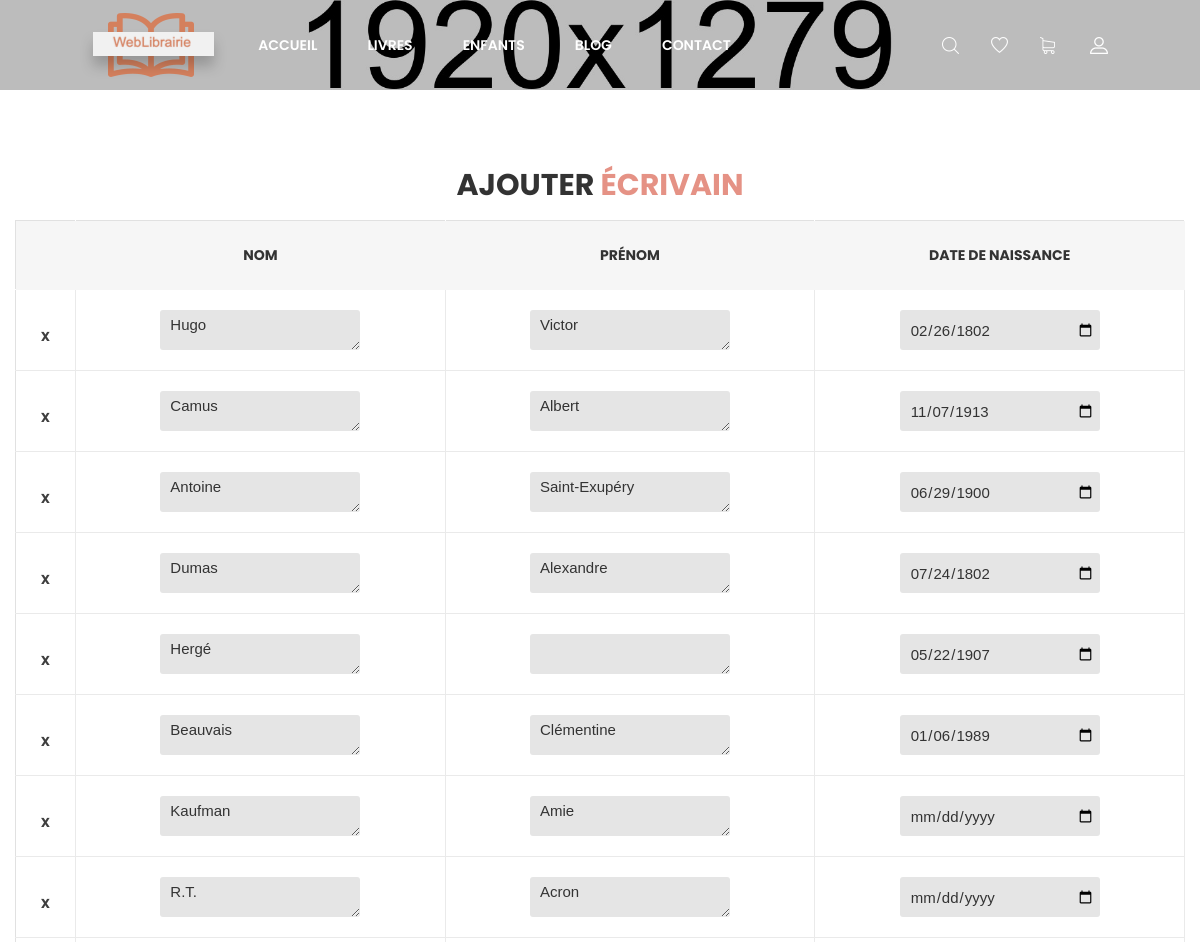
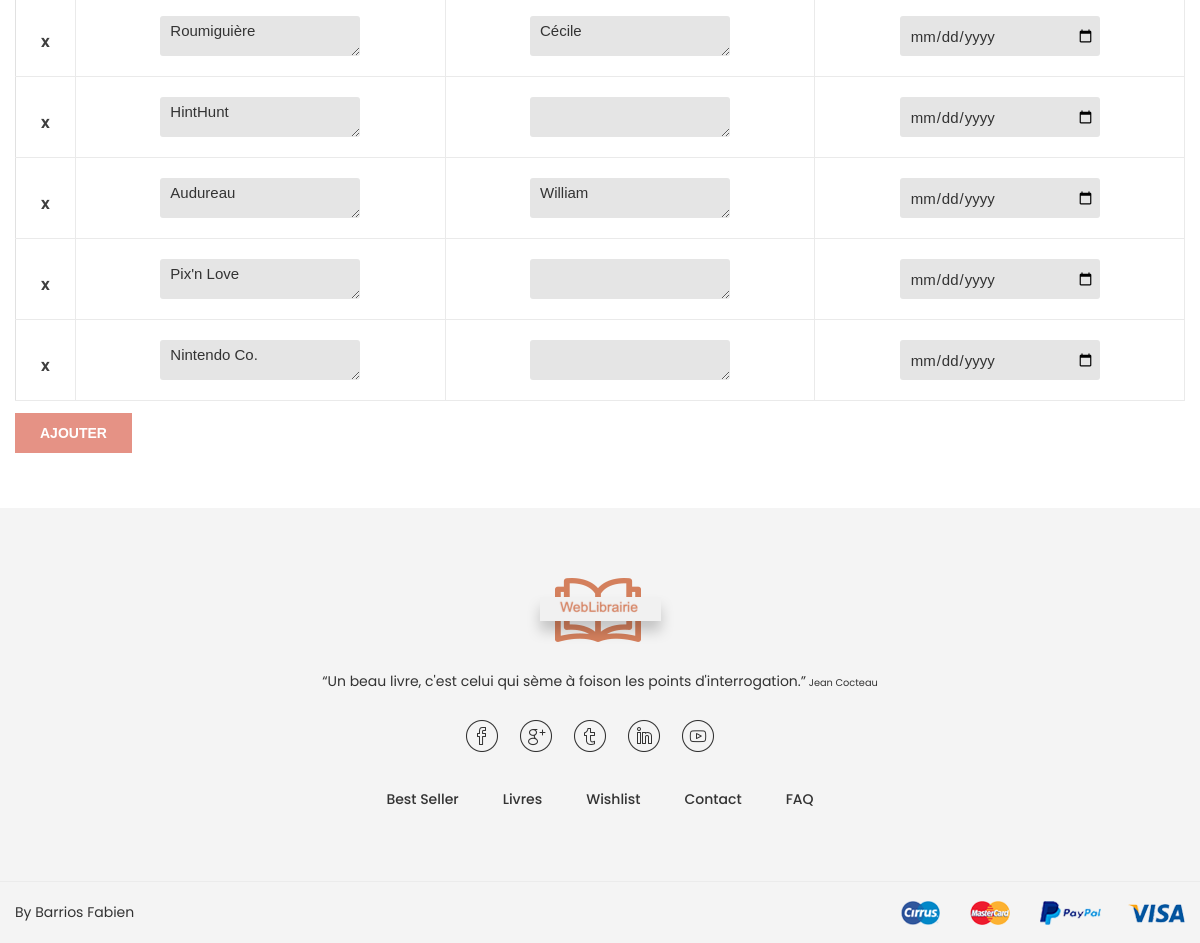
Page /v3/ajouterAuteur.php on the committed database (2 pictures, top to bottom).
### tables this page shows
CREATE TABLE `ECRIVAIN` (
  `ID` int(11) NOT NULL,
  `NOM` varchar(100) NOT NULL,
  `PRENOM` varchar(100) NOT NULL,
  `DT_NAISS` date DEFAULT NULL
);

### v3/Fonctions.php (called while the page is built, shortened)
<?php
function connectDB(){
    try{
        $db = new PDO('mysql:host=localhost;dbname=WeblibrairieVVA;charset=utf8', 'root', 'root');
        return $db;
    }
    catch (Exception $e){
        die('Erreur : '.$e->getMessage());
    }
}
function getAjouterAuteur(){
    $link = connectDB();
    $req = $link->query("select * from ECRIVAIN");
    return $req;
}
?>

### v3/ajouterAuteur.php (the view, shortened to what this page needs)
<!doctype html>
<html class="no-js" lang="zxx">
<head>
    <link rel="stylesheet" href="css/bootstrap.min.css">
    <link rel="stylesheet" href="css/plugins.css">
    <link rel="stylesheet" href="style.css">
    <link rel="stylesheet" href="css/custom.css">
    <?php include_once('Fonctions.php'); ?>
</head>
<body>
<div class="wrapper" id="wrapper">
    <header id="wn__header" class="oth-page header__area header__absolute sticky__header">
        <div class="container-fluid">
            <div class="row">
                <div class="col-md-6 col-sm-6 col-6 col-lg-2">
                    <div class="logo">
                        <a href="index.php">
                            <img src="images/logo/logo.png" alt="logo images">
                        </a>
                    </div>
                </div>
                <div class="col-lg-8 d-none d-lg-block">
                    <nav class="mainmenu__nav">
                        <ul class="meninmenu d-flex justify-content-start">
                            <li class="drop with--one--item"><a href="index.php">Accueil</a></li>
                            <li class="drop"><a href="shop-grid.php?categorie=Tout">Livres</a>
                            </li>
                            <li class="drop"><a href="shop-grid.php?categorie=Enfants">Enfants</a>
                            </li>
                            <li class="drop"><a href="blog.html">Blog</a>
                            </li>
                            <li><a href="contact.html">Contact</a></li>
                        </ul>
                    </nav>
                </div>
                <div class="col-md-6 col-sm-6 col-6 col-lg-2">
                    <ul class="header__sidebar__right d-flex justify-content-end align-items-center">
                        <li class="shop_search"><a class="search__active" href="#"></a></li>
                        <?php if(!isset($_SESSION['Usercompte'])): ?>
                        <li class="wishlist"><a href="wishlist.php"></a></li>
                        <li class="shopcart"><a class="cartbox_active" href=""></a>
                            <?php endif; ?>
                        </li>
                        <li class="setting__bar__icon"><a class="setting__active" href="#"></a>
                        </li>
                    </ul>
                </div>
            </div>
        </div>
    </header>
    <div class="ht__bradcaump__area bg-image--6" style="padding-top: 45px; padding-bottom: 45px;">
    </div>
    <section class="my_account_area pt--80 pb--55 bg--white">
        <div class="container">
            <div class="row">
                <div class="col-lg-12">
                    <div class="section__title text-center">
                        <h2 class="title__be--2">Ajouter <span class="color--theme">Écrivain</span></h2>
                    </div>
                </div>
            </div>
            <div id="tablePanier" class="table-content wnro__table table-responsive">
                <table id="tableLivre">
                    <thead>
                    <tr class="title-top">
                        <th></th>
                        <th class="product-thumbnail">Nom</th>
                        <th class="product-thumbnail">Prénom</th>
                        <th class="product-thumbnail">Date de naissance</th>
                    </tr>
                    </thead>
                    <tbody>
                    <?php $nb_liens=0; $link = connectDB(); ?>
                    <?php $livres = getAjouterAuteur(); ?>
                    <?php foreach ($livres as $data):?>
                        <?php $nb_liens++; ?>
                        <tr id="idTr_<?= $nb_liens ?>">
                            <td class="product-remove"><a onclick="del('idLigne_<?php echo $nb_liens ?>', 'idTr_<?= $nb_liens ?>')" style="margin-right: 10px; cursor: pointer;">X</a></td>
                            <td><textarea onclick="save(this.id, <?php echo $nb_liens ?>, true);" id="nom_<?php echo $nb_liens ?>" style="width: 200px; background: #e5e5e5 none repeat scroll 0 0; border: medium none; border-radius: 3px; color: #333; font-size: 15px; font-weight: normal; height: 40px; padding: 0 5px 0 10px;"><?= $data['NOM'] ?></textarea></td>
                            <td><textarea onclick="save(this.id, <?php echo $nb_liens ?>, true);" id="prenom_<?php echo $nb_liens ?>" style="width: 200px; background: #e5e5e5 none repeat scroll 0 0; border: medium none; border-radius: 3px; color: #333; font-size: 15px; font-weight: normal; height: 40px; padding: 0 5px 0 10px;"><?= $data['PRENOM'] ?></textarea></td>
                            <td><input onclick="save(this.id, <?php echo $nb_liens ?>, true);" id="date_<?php echo $nb_liens ?>" type="date" style="width: 200px;" value="<?= $data['DT_NAISS'] ?>"></td>
                            </tr>
                    <?php endforeach; ?>
                    </tbody>
                </table>
            </div>
            <button id="btnAjouterLigne" class="tocart" title="Ajouter" style="margin-top: 1%; background: #e59285 none repeat scroll 0 0; border: 0 none; color: #fff; font-size: 14px; font-weight: 600; height: 40px; line-height: 40px; padding: 0 25px; text-transform: uppercase;">Ajouter</button>
        </div>
    </section>
    <footer id="wn__footer" class="footer__area bg__cat--8 brown--color">
        <div class="footer-static-top">
            <div class="container">
                <div class="row">
                    <div class="col-lg-12">
                        <div class="footer__widget footer__menu">
                            <div class="ft__logo">
                                <a href="index.php">
                                    <img src="images/logo/3.png" alt="logo">
                                </a>
                                <p>“Un beau livre, c'est celui qui sème à foison les points d'interrogation.”<span style="font-size: 70%;"> Jean Cocteau</span></p>
                            </div>
                            <div class="footer__content">
                                <ul class="social__net social__net--2 d-flex justify-content-center">
                                    <li><a href="#"><i class="bi bi-facebook"></i></a></li>
                                    <li><a href="#"><i class="bi bi-google"></i></a></li>
                                    <li><a href="#"><i class="bi bi-twitter"></i></a></li>
                                    <li><a href="#"><i class="bi bi-linkedin"></i></a></li>
                                    <li><a href="#"><i class="bi bi-youtube"></i></a></li>
                                </ul>
                                <ul class="mainmenu d-flex justify-content-center">
                                    <li><a href="shop-grid.php?categorie=Best">Best Seller</a></li>
                                    <li><a href="shop-grid.php?categorie=Tout">Livres</a></li>
                                    <?php if(isset($_SESSION['Usercompte'])): ?>
                                        <li><a href="wishlist.php">Wishlist</a></li>
                                    <?php else: ?>
                                        <li><a href="my-account.php">Wishlist</a></li>
                                    <?php endif; ?>
                                    <li><a href="contact.php">Contact</a></li>
                                    <li><a href="faq.html">FAQ</a></li>
                                </ul>
                            </div>
                        </div>
                    </div>
                </div>
            </div>
        </div>
        <div class="copyright__wrapper">
            <div class="container">
                <div class="row">
                    <div class="col-lg-6 col-md-6 col-sm-12">
                        <div class="copyright">
                            <div class="copy__right__inner text-left">
                                <p>By Barrios Fabien</p>
                            </div>
                        </div>
                    </div>
                    <div class="col-lg-6 col-md-6 col-sm-12">
                        <div class="payment text-right">
                            <img src="images/icons/payment.png" alt="" />
                        </div>
                    </div>
                </div>
            </div>
        </div>
    </footer>
</div>
</body>
</html>

### rows in the picture
ecrivain: NOM "Hugo", PRENOM "Victor", DT_NAISS "02/26/1802"
ecrivain: NOM "Camus", PRENOM "Albert", DT_NAISS "11/07/1913"
ecrivain: NOM "Antoine", PRENOM "Saint-Exupéry", DT_NAISS "06/29/1900"
ecrivain: NOM "Dumas", PRENOM "Alexandre", DT_NAISS "07/24/1802"
ecrivain: NOM "Hergé", DT_NAISS "05/22/1907"
ecrivain: NOM "Beauvais", PRENOM "Clémentine", DT_NAISS "01/06/1989"
ecrivain: NOM "Kaufman", PRENOM "Amie"
ecrivain: NOM "R.T.", PRENOM "Acron"
ecrivain: NOM "Roumiguière", PRENOM "Cécile"
ecrivain: NOM "HintHunt"
ecrivain: NOM "Audureau", PRENOM "William"
ecrivain: NOM "Pix'n Love"
ecrivain: NOM "Nintendo Co."
